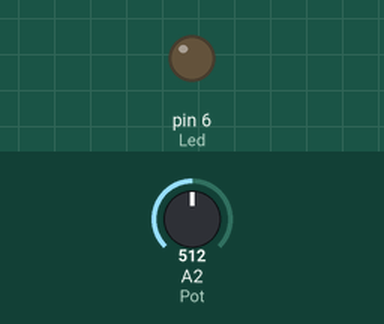
A sketch run on a simulated Arduino Uno, built with avr-gcc and run on an emulated ATmega328P. On the bench: output pins drawn as LEDs (lit = HIGH). The inputs (shaded band) are chosen by the test bench; at power-on: A2 (Pot) = 512.

Above: at 1.2 s.
1.3 s: A2 (Pot) set to 716
At 2.3 s:
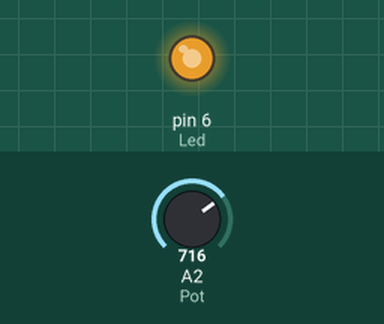
2.8 s: A2 (Pot) set to 755
At 3.4 s:
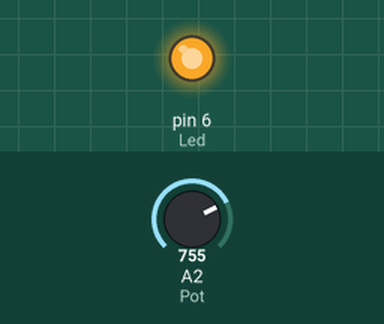
4.3 s: A2 (Pot) set to 768
At 4.6 s:
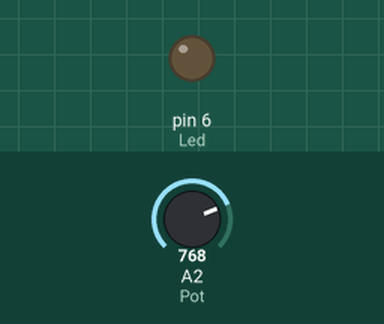
5.8 s: A2 (Pot) set to 900
At 6.9 s:
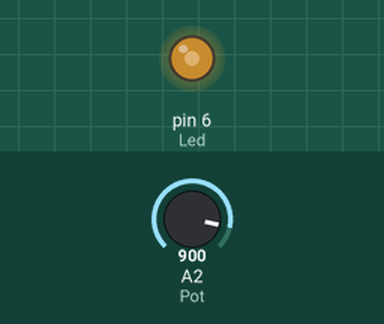
7.3 s: A2 (Pot) set to 306
At 8.0 s:
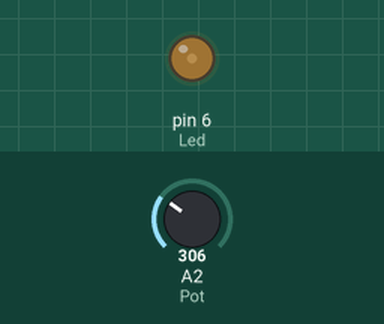
8.8 s: A2 (Pot) set to 0
At 9.2 s:
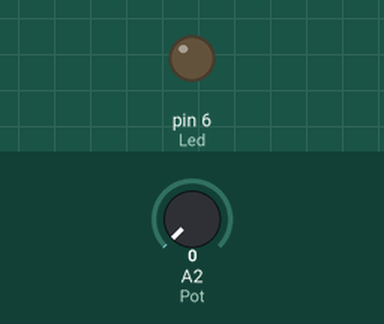
Timing chart, 0 to 11.3 s (numbered marks = the images above; inputs shaded):
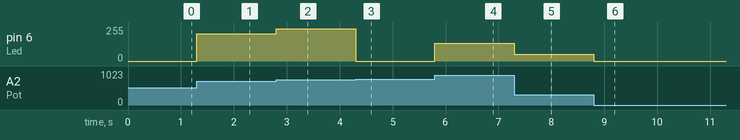

Measured:
- the behaviour switches between 767 and 768 on A2 (Pot) (found by bisection; images 2 and 3)
- after the input at 1.3 s, pin 6 (Led): 0/255 → 204/255 at once
- after the input at 2.8 s, pin 6 (Led): 204/255 → 243/255 at once
- after the input at 4.3 s, pin 6 (Led): 243/255 → 0/255 at once
- after the input at 5.8 s, pin 6 (Led): 0/255 → 132/255 at once
- after the input at 7.3 s, pin 6 (Led): 132/255 → 50/255 at once
- after the input at 8.8 s, pin 6 (Led): 50/255 → 0/255 at once

The sketch:

potentiometer_led.ino
```cpp
const int Led = 6;
const int Pot = A2;


void setup() {
	pinMode(Led, OUTPUT);

}

void loop() {
	int ValorPot = analogRead(Pot);
	analogWrite(Led, ValorPot);
}
```
